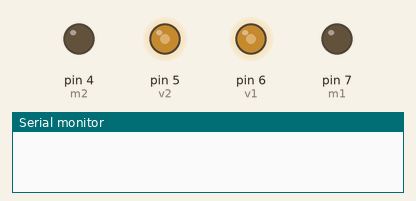
This sketch was run on a simulated Arduino Uno, built with avr-gcc and run on an emulated ATmega328P. Shown: output pins drawn as LEDs (lit = HIGH), the last lines printed to the serial monitor.

Above: at 0.1 s.
At 5.1 s:
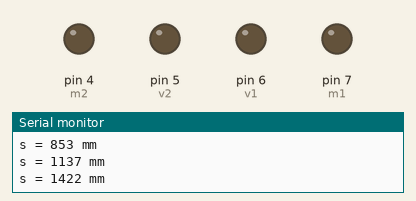
Timing chart, 0 to 6.6 s (numbered marks = the images above):
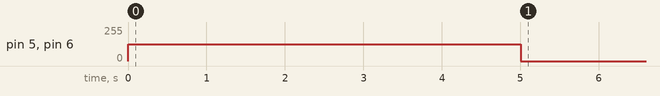

The sketch:

ravnomer.ino
```cpp
int m1 = 7;
int m2 = 4;
int v1 = 6;
int v2 =  5;

int t = 0;
int s = 0;
float l = 155.43;
float n = 0;


void setup() {
  Serial.begin(9600);
  pinMode(m1, OUTPUT);
  pinMode(m2, OUTPUT);
  pinMode(v1, OUTPUT);
  pinMode(v2, OUTPUT);

  analogWrite(6, 0);
  analogWrite(5, 0);

for (int i=0; i<5; i++)
{
  digitalWrite(m1,LOW);
digitalWrite(m1,LOW);
analogWrite(6, 127);
 analogWrite(5, 127);
 delay(1000);
 n=n+1.83;
 s=l*n;
 Serial.print("s = ");
 Serial.print(s);
 Serial.print(" mm ");
 Serial.println();
  }
  analogWrite(6, 0);
analogWrite(5, 0);


}

void loop() {


}
```
